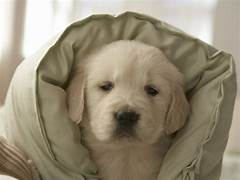
#> input picture imag1.png, 240 x 180 px
$ jupyter execute set7.ipynb   (older library calls are emulated)
#> lines starting #> are read from the running program, lines starting #| are printed output that depends on the picture; after the words box and inside, x2 and y2 are one past the last pixel; in counts of white or black regions, pixels touching at a corner belong together
[cell 1]
import cv2
import numpy as np
import matplotlib.pyplot as plt

# Load the image and convert to grayscale
image = cv2.imread('imag1.png', cv2.IMREAD_GRAYSCALE)
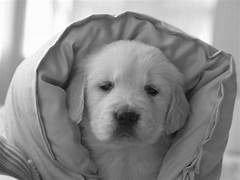
#> image: shape (180, 240); min 3, max 255, mean 139.7

# Step 1: Smoothing using Gaussian filter
smoothed_image = cv2.GaussianBlur(image, (5, 5), 0)

# Step 2: Gradient calculation using Sobel operators
gradient_x = cv2.Sobel(smoothed_image, cv2.CV_64F, 1, 0, ksize=3)
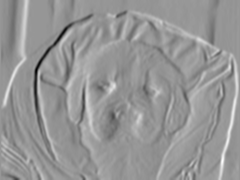
#> gradient_x: shape (180, 240) float64; min -373, max 260, mean -0.5; drawn with min black and max white
gradient_y = cv2.Sobel(smoothed_image, cv2.CV_64F, 0, 1, ksize=3)
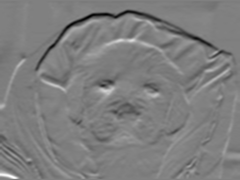
#> gradient_y: shape (180, 240) float64; min -334, max 330, mean -4.8; drawn with min black and max white

# Calculate the magnitude and angle of the gradients
magnitude = cv2.magnitude(gradient_x, gradient_y)
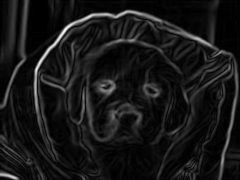
#> magnitude: shape (180, 240) float64; min 0, max 427, mean 39.8; drawn with min black and max white
angle = cv2.phase(gradient_x, gradient_y, angleInDegrees=True)
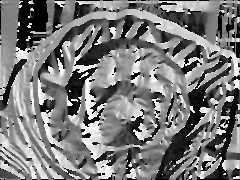
#> angle: shape (180, 240) float64; min 0, max 359.7, mean 173.6; drawn with min black and max white

# Step 3: Non-Maximum Suppression (thinning edges)
nms_image = np.zeros_like(magnitude)
for i in range(1, magnitude.shape[0] - 1):
    for j in range(1, magnitude.shape[1] - 1):
        # Get angle of the gradient
        ang = angle[i, j] % 180
        if (0 <= ang < 22.5) or (157.5 <= ang <= 180):
            neighbors = [magnitude[i, j+1], magnitude[i, j-1]]
        elif (22.5 <= ang < 67.5):
            neighbors = [magnitude[i+1, j-1], magnitude[i-1, j+1]]
        elif (67.5 <= ang < 112.5):
            neighbors = [magnitude[i+1, j], magnitude[i-1, j]]
        else:
            neighbors = [magnitude[i-1, j-1], magnitude[i+1, j+1]]

        # Compare with neighbors and suppress non-maxima
        if magnitude[i, j] >= max(neighbors):
            nms_image[i, j] = magnitude[i, j]
        else:
            nms_image[i, j] = 0
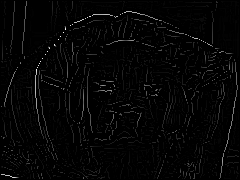
#> nms_image: shape (180, 240) float64; min 0, max 427, mean 9; drawn with min black and max white

# Step 4: Apply thresholding (Edge tracking by hysteresis)
low_threshold = 50
high_threshold = 150
edges = cv2.inRange(nms_image, low_threshold, high_threshold)
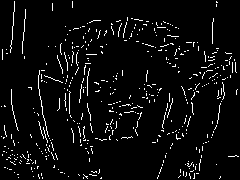
#> edges: shape (180, 240); 4.8% white in thin lines or dots

# Display the result
plt.figure(figsize=(10, 10))
plt.subplot(1, 2, 1)
plt.title('Original Image')
plt.imshow(image, cmap='gray')

plt.subplot(1, 2, 2)
plt.title('Canny Edge Detection')
plt.imshow(edges, cmap='gray')
plt.show()

[cell 2]
import cv2
import numpy as np
import matplotlib.pyplot as plt

# Load the image and convert to grayscale
image = cv2.imread('imag1.png', cv2.IMREAD_GRAYSCALE)

# Set the seed point (starting pixel) and threshold for growing the region
seed_point = (100, 100)  # Example seed point
threshold = 10           # Threshold for intensity similarity

# Create an output image initialized with zeros (black)
segmented_image = np.zeros_like(image)

# Function to perform region growing segmentation
def region_growing(img, seed, threshold):
#> called with seed = (100, 100), threshold = 10
    height, width = img.shape
#> height = 180; width = 240
    visited = np.zeros_like(img, dtype=bool)  # To keep track of visited pixels
    region_intensity = img[seed]  # Intensity value at the seed point
#> region_intensity = 170
    region = [seed]

    # A simple 4-connected neighborhood system (can be expanded to 8-connectivity)
    neighbors = [(-1, 0), (1, 0), (0, -1), (0, 1)]

    # While there are still pixels to process
    while region:
        x, y = region.pop()
        if visited[x, y]:
            continue
        visited[x, y] = True

        # Check intensity difference with the seed point
        if abs(int(img[x, y]) - region_intensity) <= threshold:
            segmented_image[x, y] = img[x, y]

            # Add the neighbors to the region
            for dx, dy in neighbors:
                nx, ny = x + dx, y + dy
                if 0 <= nx < height and 0 <= ny < width and not visited[nx, ny]:
                    region.append((nx, ny))
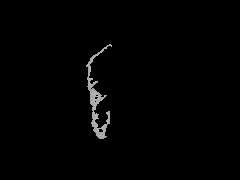
#> segmented_image: shape (180, 240); min 0, max 180, mean 2.3
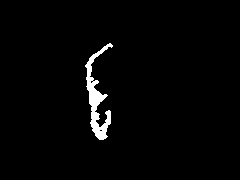
#> visited: shape (180, 240) bool; 2.1% white; 1 white region, box (x1, y1, x2, y2) and area: (85, 43, 113, 140) 894
#> after the loop, region = []

# Run region-growing segmentation
region_growing(image, seed_point, threshold)

# Display the segmented image
plt.figure(figsize=(10, 10))
plt.subplot(1, 2, 1)
plt.title('Original Image')
plt.imshow(image, cmap='gray')

plt.subplot(1, 2, 2)
plt.title('Segmented Image (Region Growing)')
plt.imshow(segmented_image, cmap='gray')
plt.show()
